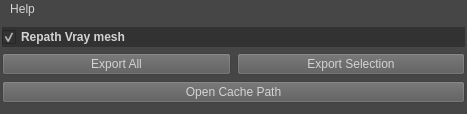
<?xml version="1.0" encoding="UTF-8"?>
<ui version="4.0">
 <class>MainWindow</class>
 <widget class="QMainWindow" name="MainWindow">
  <property name="windowModality">
   <enum>Qt::NonModal</enum>
  </property>
  <property name="geometry">
   <rect>
    <x>0</x>
    <y>0</y>
    <width>467</width>
    <height>114</height>
   </rect>
  </property>
  <property name="minimumSize">
   <size>
    <width>467</width>
    <height>114</height>
   </size>
  </property>
  <property name="windowTitle">
   <string>MainWindow</string>
  </property>
  <property name="styleSheet">
   <string notr="true">background-color: rgb(70, 70, 70);
color: rgb(211, 211, 211);
</string>
  </property>
  <widget class="QWidget" name="centralwidget">
   <layout class="QVBoxLayout" name="verticalLayout_3">
    <property name="leftMargin">
     <number>2</number>
    </property>
    <property name="topMargin">
     <number>2</number>
    </property>
    <property name="rightMargin">
     <number>2</number>
    </property>
    <property name="bottomMargin">
     <number>4</number>
    </property>
    <item>
     <layout class="QVBoxLayout" name="verticalLayout_2">
      <item>
       <layout class="QVBoxLayout" name="verticalLayout">
        <item>
         <widget class="QCheckBox" name="checkBox">
          <property name="font">
           <font>
            <bold>true</bold>
           </font>
          </property>
          <property name="styleSheet">
           <string notr="true">background-color: rgb(50, 50, 50);

</string>
          </property>
          <property name="text">
           <string>Repath Vray mesh</string>
          </property>
          <property name="checked">
           <bool>true</bool>
          </property>
         </widget>
        </item>
        <item>
         <layout class="QHBoxLayout" name="horizontalLayout">
          <item>
           <widget class="QPushButton" name="pushButton_3">
            <property name="font">
             <font>
              <italic>false</italic>
             </font>
            </property>
            <property name="styleSheet">
             <string notr="true">background-color: rgb(90, 90, 90);</string>
            </property>
            <property name="text">
             <string>Export All</string>
            </property>
           </widget>
          </item>
          <item>
           <widget class="QPushButton" name="pushButton_2">
            <property name="styleSheet">
             <string notr="true">background-color: rgb(90, 90, 90);</string>
            </property>
            <property name="text">
             <string>Export Selection</string>
            </property>
           </widget>
          </item>
         </layout>
        </item>
        <item>
         <widget class="QPushButton" name="pushButton">
          <property name="styleSheet">
           <string notr="true">background-color: rgb(90, 90, 90);</string>
          </property>
          <property name="text">
           <string>Open Cache Path</string>
          </property>
         </widget>
        </item>
       </layout>
      </item>
     </layout>
    </item>
   </layout>
  </widget>
  <widget class="QMenuBar" name="menubar">
   <property name="geometry">
    <rect>
     <x>0</x>
     <y>0</y>
     <width>467</width>
     <height>22</height>
    </rect>
   </property>
   <property name="layoutDirection">
    <enum>Qt::LeftToRight</enum>
   </property>
   <property name="defaultUp">
    <bool>false</bool>
   </property>
   <widget class="QMenu" name="menuHelp">
    <property name="focusPolicy">
     <enum>Qt::NoFocus</enum>
    </property>
    <property name="layoutDirection">
     <enum>Qt::LeftToRight</enum>
    </property>
    <property name="autoFillBackground">
     <bool>false</bool>
    </property>
    <property name="styleSheet">
     <string notr="true">background-color: rgb(50, 50, 50);</string>
    </property>
    <property name="title">
     <string>Help</string>
    </property>
    <property name="separatorsCollapsible">
     <bool>false</bool>
    </property>
    <addaction name="actionTutorial"/>
   </widget>
   <addaction name="menuHelp"/>
  </widget>
  <action name="actionTutorial">
   <property name="checkable">
    <bool>false</bool>
   </property>
   <property name="text">
    <string>Tutorial</string>
   </property>
  </action>
 </widget>
 <resources/>
 <connections/>
</ui>
